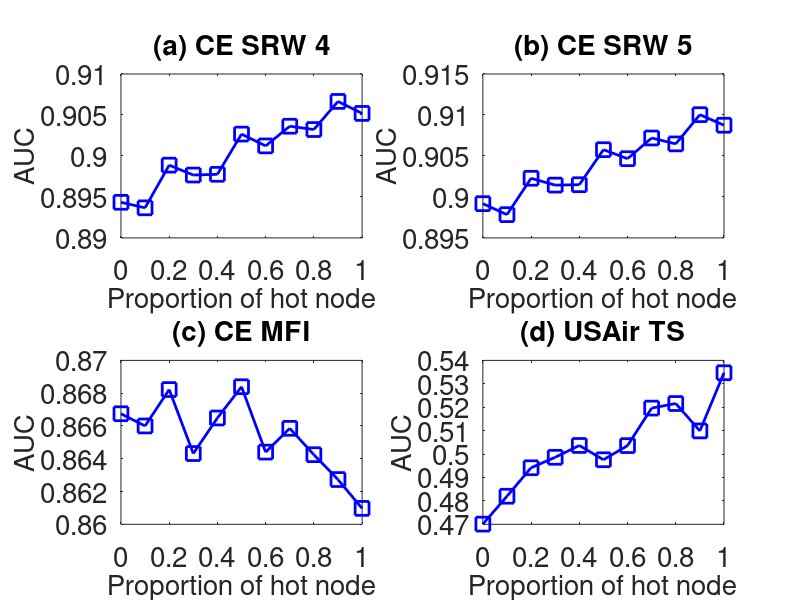

MATLAB code to generate this figure:
subplot(2,2,1);
x=0:0.1:1;
y=[0.8943436
0.8936712
0.8988772
0.89767
0.89776
0.902666
0.901224
0.9036252
0.9032224
0.906652
0.905189

];
plot(x,y,'-bs','LineWidth',2,'MarkerSize',10);
set(gca,'FontSize',20);
xlabel('Proportion of hot node','fontsize',20);
ylabel('AUC','fontsize',20);
title('(a) CE SRW 4','fontsize',20);

subplot(2,2,2);
x=0:0.1:1;
y=[0.8991768
0.8978392
0.9022756
0.901442
0.9014888
0.9057636
0.9046642
0.9071894
0.9064704
0.910034
0.9087468

];
plot(x,y,'-bs','LineWidth',2,'MarkerSize',10);
set(gca,'FontSize',20);
xlabel('Proportion of hot node','fontsize',20);
ylabel('AUC','fontsize',20);
title('(b) CE SRW 5','fontsize',20);

subplot(2,2,3);
x=0:0.1:1;
y=[0.866746
0.866
0.86822
0.864316
0.8664868
0.8683922
0.864404
0.8658556
0.8642474
0.8627304
0.860972

];
plot(x,y,'-bs','LineWidth',2,'MarkerSize',10);
set(gca,'FontSize',20);
xlabel('Proportion of hot node','fontsize',20);
ylabel('AUC','fontsize',20);
title('(c) CE MFI','fontsize',20);


subplot(2,2,4);
x=0:0.1:1;
y=[0.4700784
0.48199
0.494152
0.4986156
0.503674
0.4975688
0.5036084
0.5196248
0.5215762
0.509888
0.5347228
];
plot(x,y,'-bs','LineWidth',2,'MarkerSize',10);
set(gca,'FontSize',20);
xlabel('Proportion of hot node','fontsize',20);
ylabel('AUC','fontsize',20);
title('(d) USAir TS','fontsize',20);